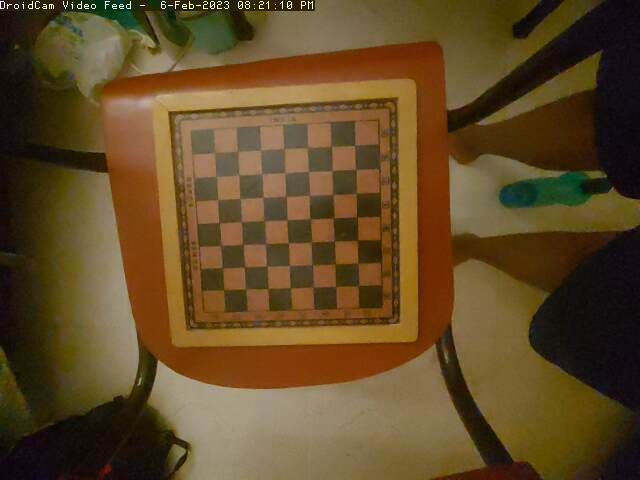
#> input picture cameraCalibration/droidcam-20230206-202110.jpg, 640 x 480 px; its folder holds only this picture in this run
$ python cameraMatrixCalculation.py
#> lines starting #> are read from the running program, lines starting #| are printed output that depends on the picture; after the words box and inside, x2 and y2 are one past the last pixel; in counts of white or black regions, pixels touching at a corner belong together; long printed decimals are rounded
# This is the calibration for the camera. It returns the camera matrix after processing multiple images
# taken from a camera of a chessboard in multiple orientations.

import numpy as np
import cv2 as cv
import glob
# termination criteria
criteria = (cv.TERM_CRITERIA_EPS + cv.TERM_CRITERIA_MAX_ITER, 30, 0.001)
# prepare object points, like (0,0,0), (1,0,0), (2,0,0) ....,(6,5,0)
objp = np.zeros((6 * 7, 3), np.float32)
objp[:, :2] = np.mgrid[0:7, 0:6].T.reshape(-1, 2)
# Arrays to store object points and image points from all the images.
objpoints = []  # 3d point in real world space
imgpoints = []  # 2d points in image plane.
images = glob.glob('*.jpg')
for fname in images:
    img = cv.imread(fname)
#> img is the input picture: shape (480, 640, 3); mean B, G, R 38.3, 73.2, 96.4
    gray = cv.cvtColor(img, cv.COLOR_BGR2GRAY)
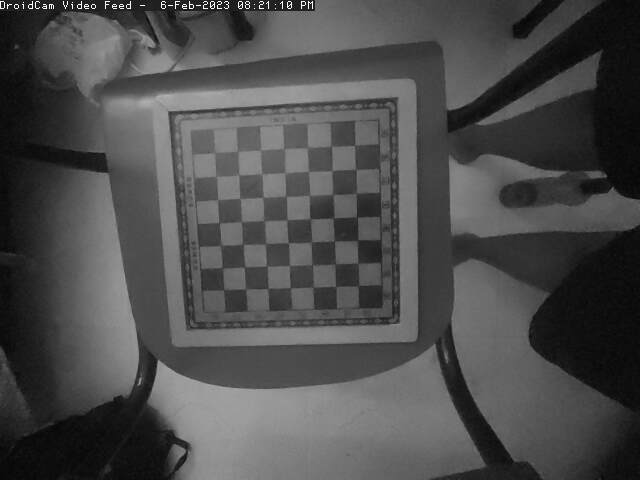
#> gray: shape (480, 640); min 2, max 254, mean 76.1
    # Find the chess board corners
    ret, corners = cv.findChessboardCorners(gray, (7, 6), None)
#> ret = True; corners = 42 rows, first 8: [330.9, 145.6], [332.3, 171], [332.4, 194.5], [333.2, 218.2], [334.2, 241.3], [335.5, 263.8], [335.5, 286.5], [307.7, 147.5]
    print(ret)
#| True
    # If found, add object points, image points (after refining them)
    if ret == True:
        objpoints.append(objp)
        corners2 = cv.cornerSubPix(gray, corners, (11, 11), (-1, -1), criteria)
#> corners2 = 42 rows, first 8: [331.2, 146.2], [332, 170.8], [332.5, 194.3], [333.3, 218.1], [334.2, 240.9], [335.2, 263.9], [335.7, 286.3], [307.3, 147.8]
        imgpoints.append(corners2)
        # Draw and display the corners
        cv.drawChessboardCorners(img, (7, 6), corners2, ret)
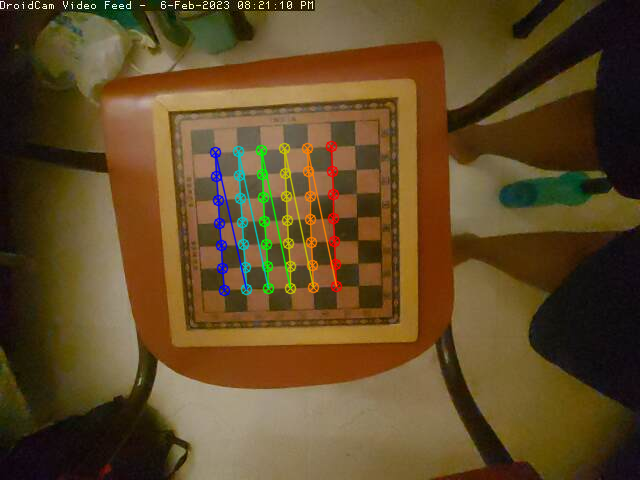
#> img: shape (480, 640, 3); 2.52% of pixels changed, all inside (x1, y1, x2, y2) = (209, 140, 343, 297)
        cv.imshow('img', img)
        cv.waitKey(500)
cv.destroyAllWindows()
ret, mtx, dist, rvecs, tvecs = cv.calibrateCamera(objpoints, imgpoints,
                                                  gray.shape[::-1], None, None)
#> ret = 0.234; mtx = [[122.8, 0, 339.4], [0, 121, 264.8], [0, 0, 1]]; dist = [[0.0137, -0.0158, 8.12e-05, 0.00273, 0.0044]]; rvecs = ([0.0404, -0.0221, 1.54],); tvecs = ([-0.356, -5.03, 5.15],)

print(mtx)
#| [[122.795   0.         339.382]
#|  [  0.         121.026 264.836 ]
#|  [  0.           0.           1.        ]]

$ run again, on cameraCalibration/droidcam-20230206-202132.jpg
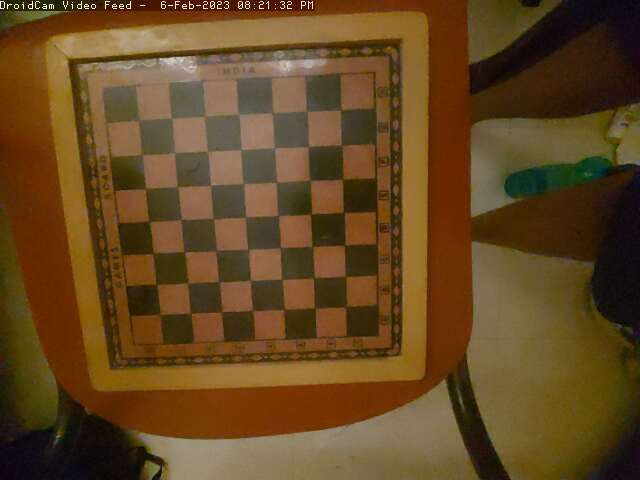
#> input picture cameraCalibration/droidcam-20230206-202132.jpg, 640 x 480 px
#> img is the input picture: shape (480, 640, 3); mean B, G, R 33.7, 70.9, 99.4
#> `gray = cv.cvtColor(img, cv.COLOR_BGR2GRAY)`:
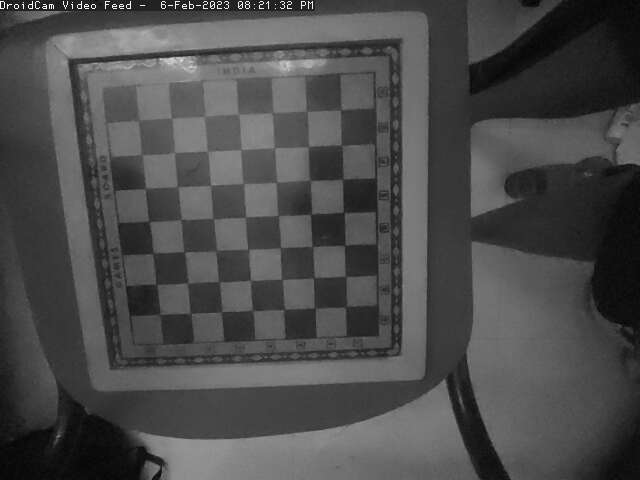
#> gray: shape (480, 640); min 3, max 253, mean 75.2
#> `ret, corners = cv.findChessboardCorners(gray, (7, 6), None)`: ret = True; corners = 42 rows, first 8: [307.2, 111.5], [308.6, 146.7], [310.3, 179.6], [311.1, 214.4], [312.1, 246.6], [313.7, 278], [314.4, 307.5], [271.9, 112.4]
#| True
#> corners2 = 42 rows, first 8: [306.6, 111], [308.6, 146.9], [309.8, 180.1], [310.9, 213.9], [312.5, 246.4], [313.8, 277.6], [314.8, 308], [272.3, 112.8]
#> `cv.drawChessboardCorners(img, (7, 6), corners2, ret)`:
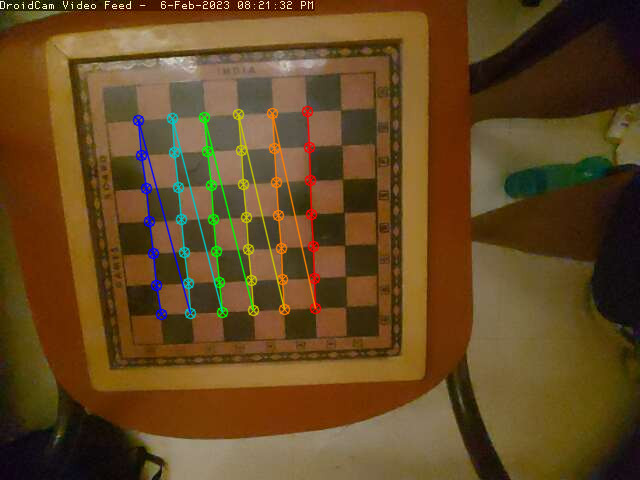
#> img: shape (480, 640, 3); 3.17% of pixels changed, all inside (x1, y1, x2, y2) = (132, 105, 322, 321)
#> `ret, mtx, dist, rvecs, tvecs = cv.calibrateCamera(objpoints, imgpoints..`: ret = 0.33; mtx = [[508.8, 0, 296.7], [0, 512.3, 267.7], [0, 0, 1]]; dist = [[-0.0293, -0.526, -0.0102, -0.00641, 0.961]]; rvecs = ([0.195, -0.167, 1.52],); tvecs = ([0.296, -4.55, 14.9],)
#| [[508.814   0.         296.736]
#|  [  0.         512.294 267.715]
#|  [  0.           0.           1.        ]]

$ run again, on cameraCalibration/droidcam-20230206-202120.jpg
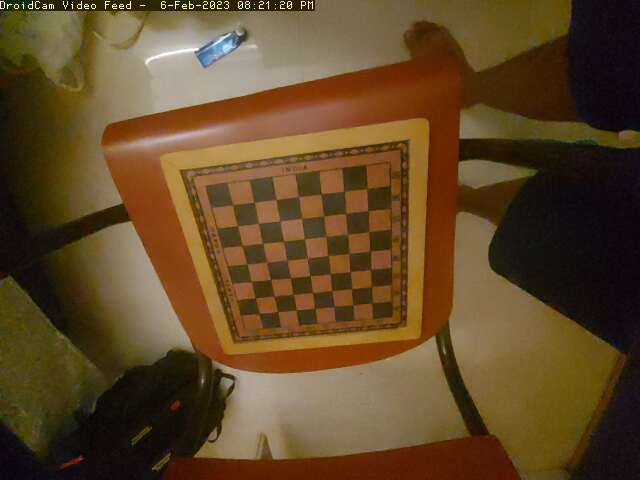
#> input picture cameraCalibration/droidcam-20230206-202120.jpg, 640 x 480 px
#> img is the input picture: shape (480, 640, 3); mean B, G, R 39.1, 71.3, 96.2
#> `gray = cv.cvtColor(img, cv.COLOR_BGR2GRAY)`:
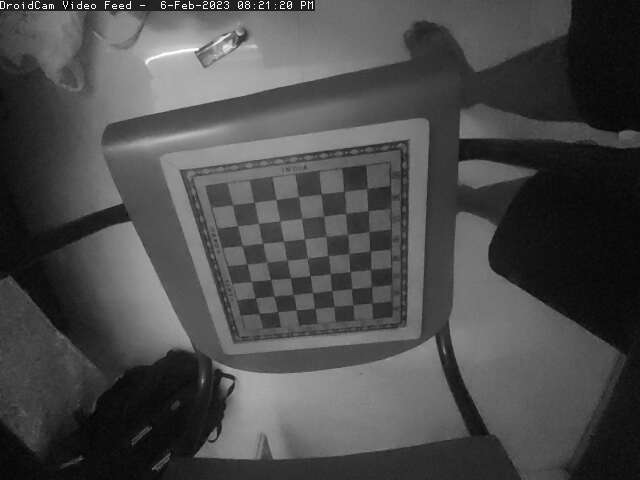
#> gray: shape (480, 640); min 2, max 255, mean 75
#> `ret, corners = cv.findChessboardCorners(gray, (7, 6), None)`: ret = True; corners = 42 rows, first 8: [343.9, 191.3], [345.6, 214], [347.6, 234.5], [349.1, 253.5], [350, 271.6], [351.8, 288.6], [353.1, 305.2], [321.3, 193.6]
#| True
#> corners2 = 42 rows, first 8: [343.8, 191.2], [345.6, 213.4], [347.6, 234.1], [348.7, 253.6], [349.9, 271.5], [351.6, 288.7], [353.1, 304.7], [321.2, 193.9]
#> `cv.drawChessboardCorners(img, (7, 6), corners2, ret)`:
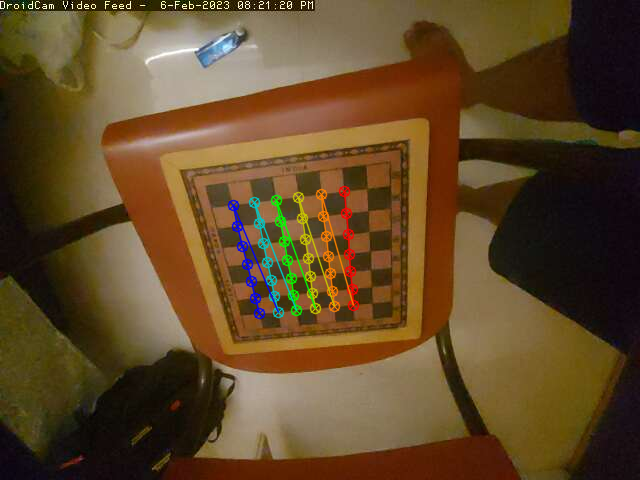
#> img: shape (480, 640, 3); 2.21% of pixels changed, all inside (x1, y1, x2, y2) = (227, 185, 360, 320)
#> `ret, mtx, dist, rvecs, tvecs = cv.calibrateCamera(objpoints, imgpoints..`: ret = 0.235; mtx = [[130.2, 0, 314.5], [0, 125.5, 223.8], [0, 0, 1]]; dist = [[-0.0447, 0.0547, -0.00603, 0.000909, -0.0197]]; rvecs = ([0.144, -0.121, 1.45],); tvecs = ([1.28, -1.46, 5.66],)
#| [[130.174   0.         314.528]
#|  [  0.         125.502 223.759]
#|  [  0.           0.           1.        ]]
